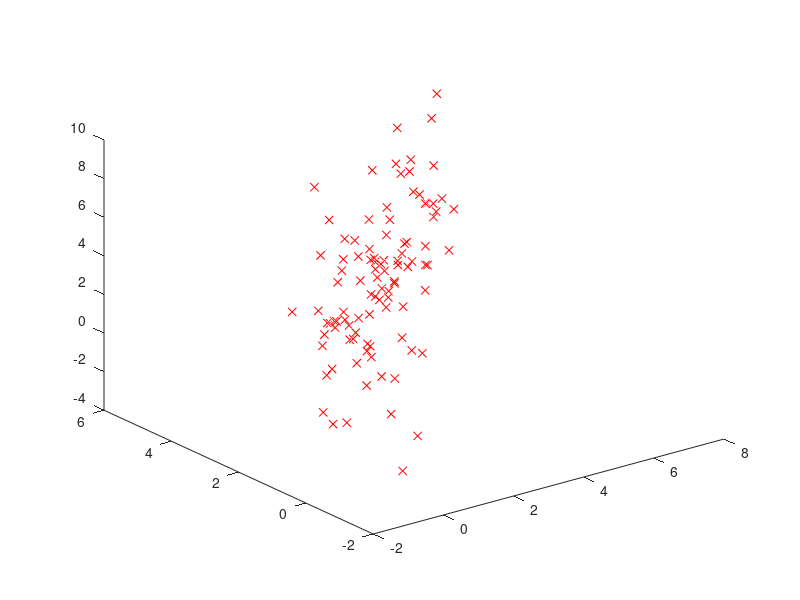

Recreate this plot in MATLAB. (Note: this script raises an error after producing the figure.)
n = 100; #data points
d=3; #dimension
A=rand(3);
A=A+A';
X=randn(n,3) * A + 3; #some data

figure(1);
plot3(X(:,1), X(:,2), X(:,3), 'rx');

Z=proj(X); #computes the projection of the data onto the principle

figure(2)
plot(Z(:,1), Z(:,2), "bo");
